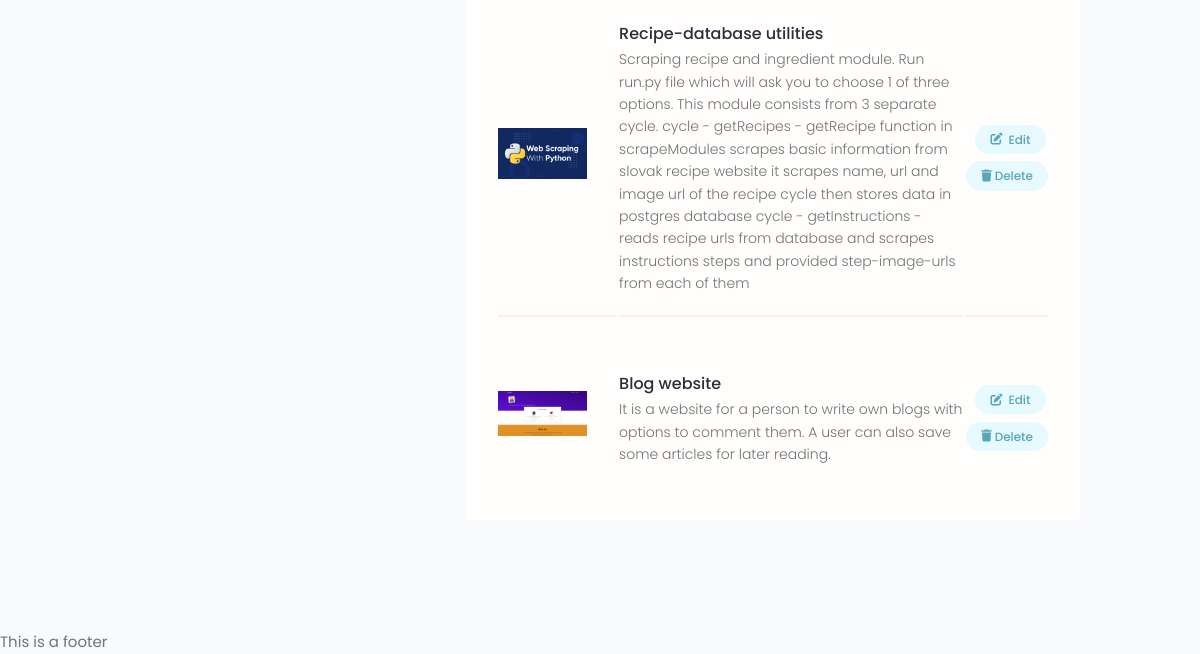
/profiles/account (signed in, lower part), run on an earlier commit of the app's database.
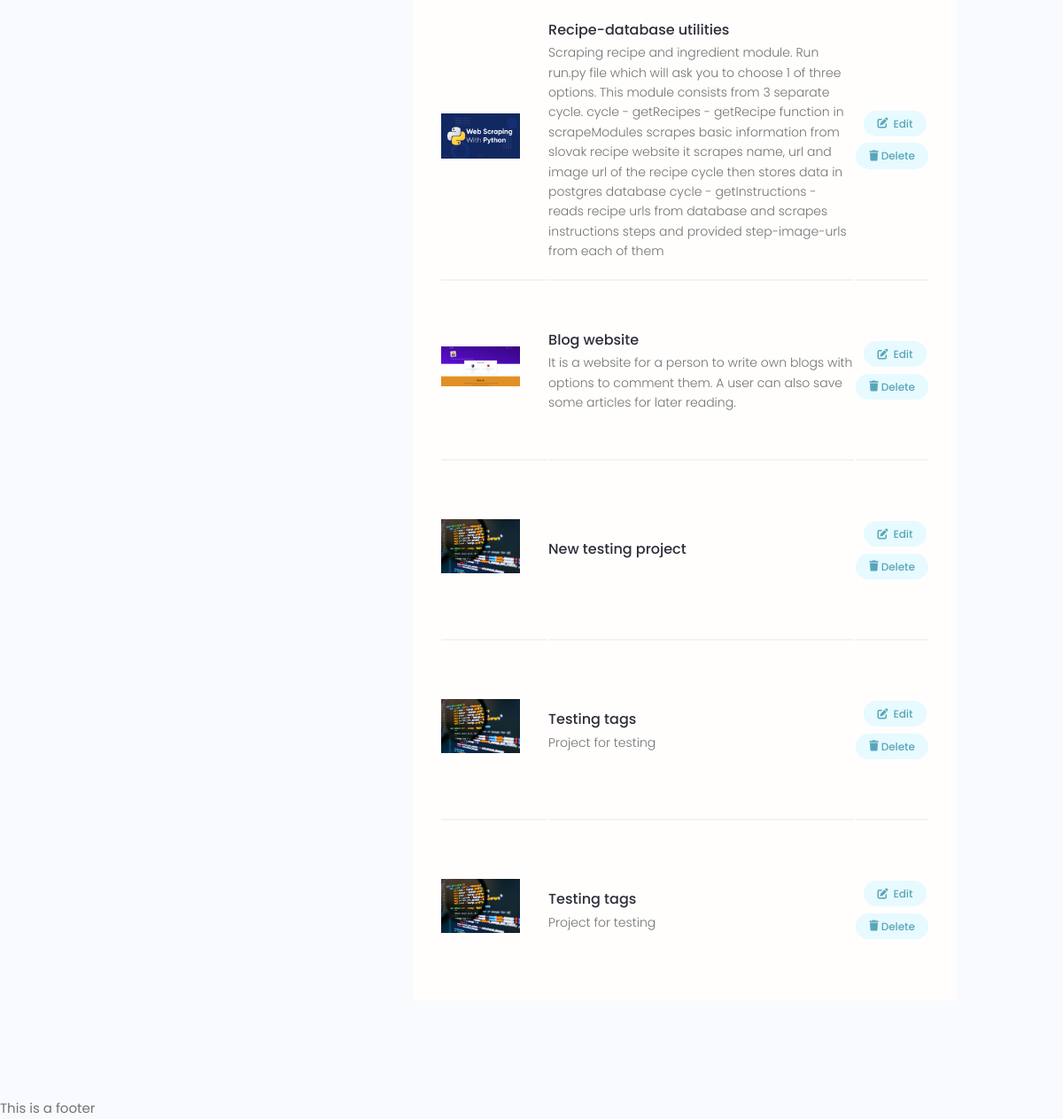
And on a later commit of the database.
### projects/models.py (models this page shows, shortened)
class Project(models.Model):
    owner = models.ForeignKey(Profile, null=True, blank=True, verbose_name="owner",
                              on_delete=models.CASCADE, related_name="projects")
    title = models.CharField(max_length=200)
    description = models.TextField(null=True, blank=True)
    featured_image = models.ImageField(
        upload_to="projects", null=True, blank=True, default="default.webp")
    demo_link = models.CharField(max_length=2000, null=True, blank=True)
    source_link = models.CharField(max_length=2000, null=True, blank=True)
    created_at = models.DateTimeField(auto_now_add=True)
    id = models.UUIDField(default=uuid.uuid4, unique=True,
                          primary_key=True, editable=False)
    tags = models.ManyToManyField('Tag', blank=True, related_name="tags")
    vote_total = models.IntegerField(default=0, null=True, blank=True)
    vote_ratio = models.IntegerField(default=0, null=True, blank=True)
    class Meta:
        ordering = ['-vote_ratio', '-vote_total', '-created_at']
    @property
    def imageURL(self):
        try:
            url = self.featured_image.url
        except:
            url = ""
        return url

### users/views.py (the view)
# urls.py: path('account', views.userAccount, name="account"),
@login_required(login_url='users:login')
def userAccount(request):
    profile = request.user.profile
    context = {"profile": profile}
    return render(request, 'users/account.html', context)

### users/models.py (called while the page is built)
    @property
    def imageURL(self):
        try:
            url = self.profile_image.url
        except:
            url = ""
        return url

### users/templates/users/account.html (shortened to what this page needs)
{% extends "base.html"%}
{% load static %}
{% block content %}
  <main class="settingsPage profile my-md">
    <div class="container">
      <div class="layout">
        <div class="column column--1of3">
        </div>
        <div class="column column--2of3">
          <table class="settings__table">
            {% for project in profile.projects.all %}
            <tr>
              <td class="settings__thumbnail">
                <a href="{% url "projects:project-detail" project.id %}"><img src="{{project.imageURL}}" alt="Project Thumbnail" /></a>
              </td>
              <td class="settings__tableInfo">
                <a href="{% url "projects:project-detail" project.id %}">{{project.title}}</a>
                <p>
                  {{project.description|slice:"500"}}
                </p>
              </td>
              <td class="settings__tableActions">
                <a class="tag tag--pill tag--main settings__btn" href="{% url 'projects:update-project' project.id %}"><i class="fa-solid fa-pen-to-square"> &nbsp</i> Edit</a>
                <a class="tag tag--pill tag--main settings__btn" href="{% url 'delete_confirmation' type='Project' pk=project.id  %}">
                  <i class="fa-solid fa-trash">&nbsp</i>
                  Delete</a>
              </td>
            </tr>
            {% endfor %}
          </table>
        </div>
      </div>
    </div>
  </main>
{% endblock %}

What changed in the data, as far as the page shows it:
added Project: imageURL (placeholder picture), title "New testing project"
added Project: imageURL (placeholder picture), title "Testing tags", description "Project for testing"
added Project: imageURL (placeholder picture), title "Testing tags", description "Project for testing"
